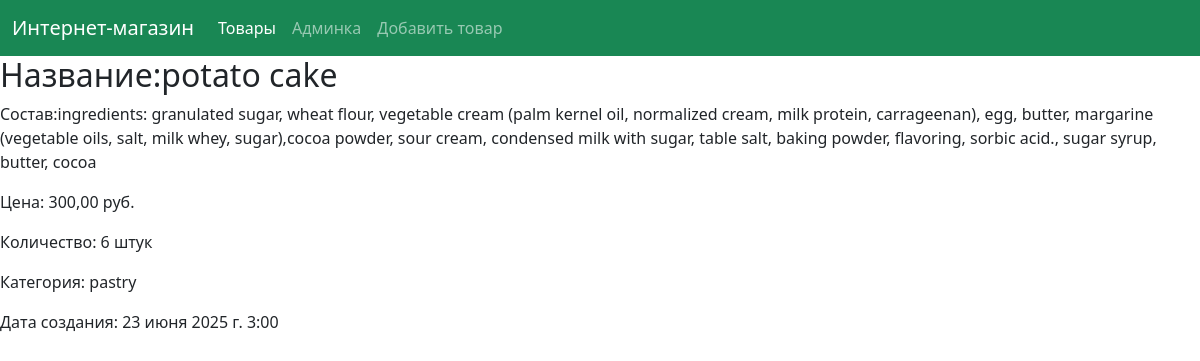
Page /product/1 on the committed database.
### shop_app/models.py (models this page shows, shortened)
class Product(models.Model):
    name = models.CharField(max_length=200, verbose_name='Название товара', null=True)
    description = models.TextField(blank=True, verbose_name='Состав')
    price = models.DecimalField(max_digits=10, decimal_places=2, verbose_name='Цена')
    quantity = models.IntegerField(blank=True, default=0, verbose_name='Количество')
    created_at = models.DateTimeField(auto_now_add=True)
    category = models.ForeignKey(Category, on_delete=models.CASCADE, related_name='products')

class Category(models.Model):
    category_id = models.AutoField(primary_key=True)
    name = models.CharField(max_length=150, verbose_name='Название категории', default='', null=True)
    description = models.TextField(blank=True, verbose_name='Описание',)

### shop_app/views.py (the view)
# urls.py: path('product/<int:pk>', views.product_detail, name='product_detail'),
def product_detail(request, pk):
    product = get_object_or_404(Product, pk=pk)
    context = {
        'product': product,
    }
    return render(request, 'shop_app/product_detail.html', context=context)

### shop_app/templates/shop_app/product_detail.html
{% extends 'shop_app/base.html' %}
{% block content %}
<h2>Название:{{ product.name }}</h2>
<p>Состав:{{ product.description }}</p>
<p>Цена: {{ product.price }} руб.</p>
<p>Количество: {{ product.quantity }} штук</p>
<p>Категория: {{ product.category.name }}</p>
<p>Дата создания: {{ product.created_at }}</p>
{% endblock %}

### rows in the picture
Product: name "potato cake", description "ingredients: granulated sugar, wheat flour, vegetable cream (palm kernel oil, normalized cream, milk protein, carrageenan), egg, butter, margarine (vegetable oils, salt, milk whey, sugar),cocoa powder, sour cream, condensed milk with sugar, table salt, baking powder, flavoring, sorbic acid., sugar syrup, butter, cocoa", price "300,00", quantity "6", category.name "pastry", created_at "23 июня 2025 г. 3:00"
